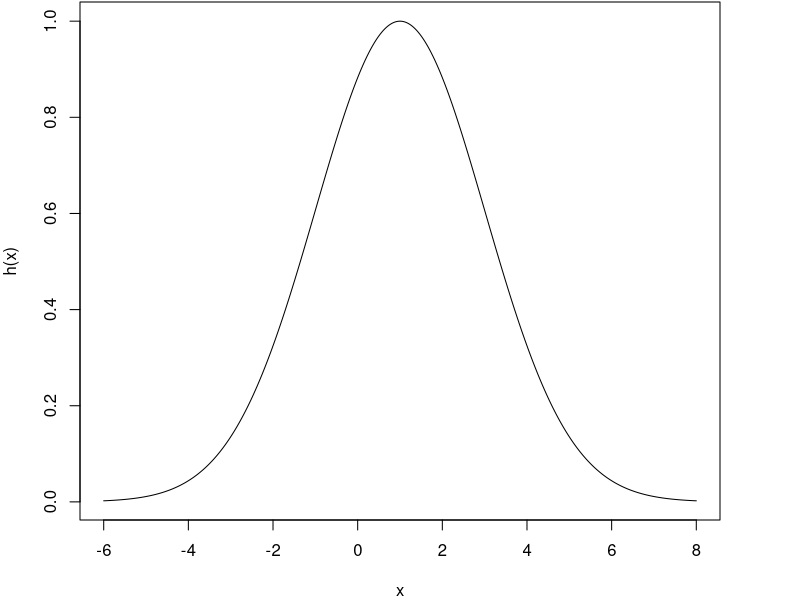

Write R code to recreate this figure.
## ---- chunk 1
#| label: silly
#| echo: false
#| fig-align: center
#| fig-asp: 0.5
m = 1
s = 2
x_vals <- seq(-6, 8, length.out = 500)
y_vals <- exp(-0.5 * ((x_vals - m) / s)^2)
par(mar = c(4, 4, 0.1, 4))
plot(x_vals, y_vals, type = "l", xlab = "x", ylab = "h(x)")
